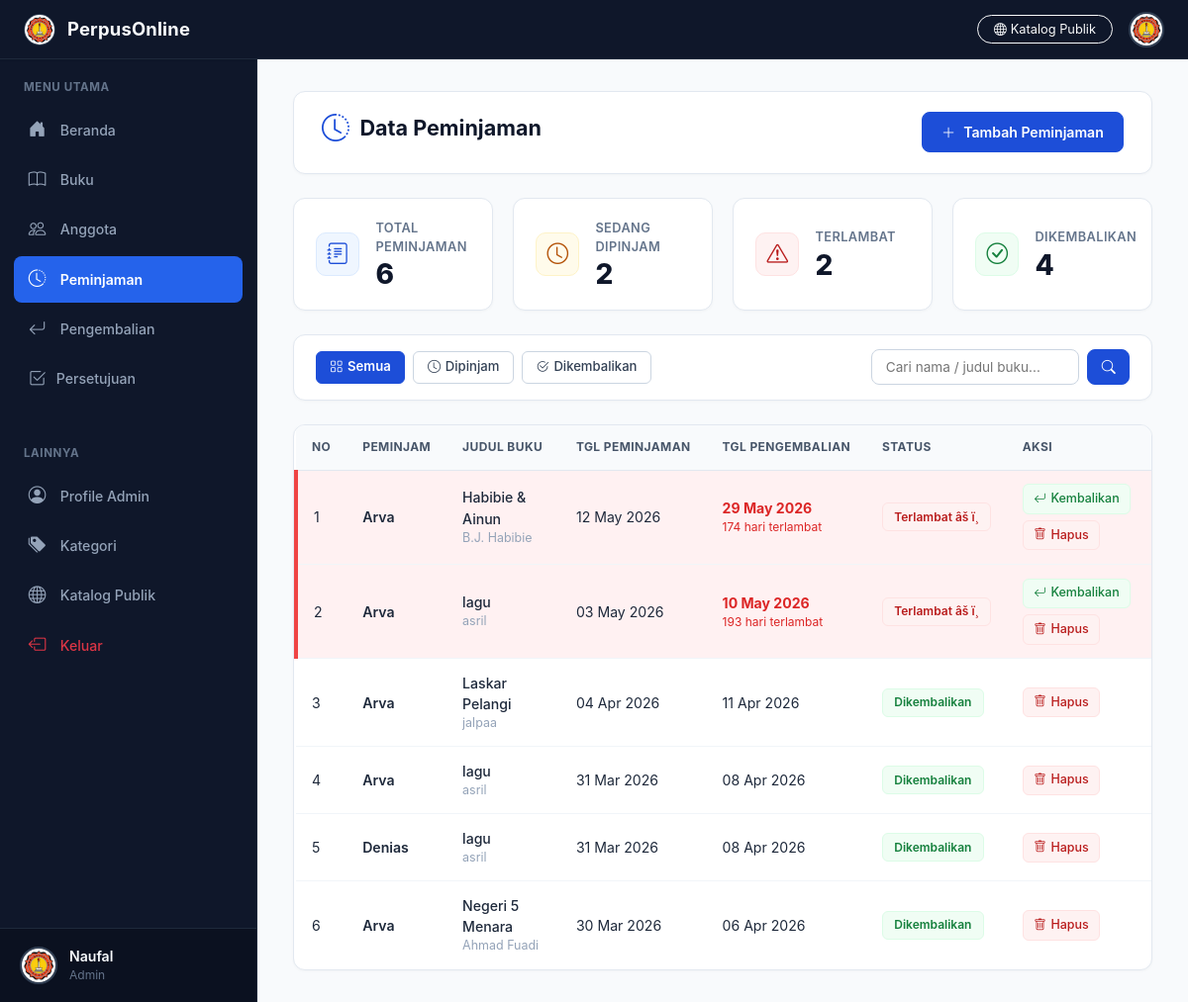
/peminjaman.php (signed in), run on the app's committed database.
### tables this page shows
CREATE TABLE `peminjaman` (
  `id_peminjaman` int NOT NULL AUTO_INCREMENT,
  `id_user` int NOT NULL,
  `id_buku` int NOT NULL,
  `tanggal_peminjaman` date NOT NULL,
  `tanggal_pengembalian` date NOT NULL,
  `status_peminjaman` enum('dipinjam','dikembalikan') NOT NULL,
  PRIMARY KEY (`id_peminjaman`)
);

CREATE TABLE `user` (
  `id_user` int NOT NULL AUTO_INCREMENT,
  `nama` varchar(255) NOT NULL,
  `nis` varchar(20) DEFAULT NULL,
  `username` varchar(255) NOT NULL,
  `password` varchar(255) NOT NULL,
  `email` varchar(255) NOT NULL,
  `alamat` varchar(255) NOT NULL,
  `no_hp` int NOT NULL,
  `level` enum('admin','anggota') NOT NULL,
  `foto_profil` varchar(255) DEFAULT NULL,
  PRIMARY KEY (`id_user`)
);

CREATE TABLE `buku` (
  `id_buku` int NOT NULL AUTO_INCREMENT,
  `id_kategori` int NOT NULL,
  `judul_buku` varchar(200) NOT NULL,
  `penulis` varchar(255) NOT NULL,
  `tahun_terbit` varchar(255) NOT NULL,
  `deskripsi` text NOT NULL,
  `cover` varchar(255) DEFAULT NULL,
  `isbn` int NOT NULL,
  `stok` int NOT NULL DEFAULT '1',
  `stok_total` int NOT NULL DEFAULT '1',
  `stok_tersedia` int NOT NULL DEFAULT '1',
  `lokasi_rak` varchar(100) DEFAULT 'Rak A-1',
  PRIMARY KEY (`id_buku`),
  UNIQUE KEY `unique_isbn` (`isbn`),
  KEY `id_kategori` (`id_kategori`),
  CONSTRAINT `buku_ibfk_1` FOREIGN KEY (`id_kategori`) REFERENCES `kategori` (`id_kategori`)
);

### peminjaman.php (the view, shortened to what this page needs)
<?php
$conn = new mysqli("localhost", "root", "", "perpustakaan");
$tabelUser  = null;
$kolomPK    = null;
$kolomNama  = null;
$semuaTabel = [];
$resTabel = $conn->query("SHOW TABLES");
while ($t = $resTabel->fetch_row()) {
    $semuaTabel[] = $t[0];
}
$kandidat = ['users', 'anggota', 'user', 'member', 'pengguna'];
foreach ($kandidat as $k) {
    if (in_array($k, $semuaTabel)) {
        $tabelUser = $k;
        break;
    }
}
if ($tabelUser) {
    $cols = [];
    $resCols = $conn->query("SHOW COLUMNS FROM `$tabelUser`");
    while ($c = $resCols->fetch_assoc()) {
        $cols[] = $c['Field'];
    }
    foreach (['nama', 'name', 'nama_lengkap', 'full_name', 'username'] as $cn) {
        if (in_array($cn, $cols)) {
            $kolomNama = $cn;
            break;
        }
    }
    foreach (['id_user', 'id_anggota', 'id', 'id_member', 'id_pengguna'] as $cp) {
        if (in_array($cp, $cols)) {
            $kolomPK = $cp;
            break;
        }
    }
}
$status_filter = isset($_GET['status']) ? $_GET['status'] : '';
$search        = isset($_GET['search']) ? $conn->real_escape_string(trim($_GET['search'])) : '';
if ($tabelUser && $kolomPK && $kolomNama) {
    $selectNama = "u.$kolomNama AS nama_user";
    $joinStr    = "LEFT JOIN `$tabelUser` u ON p.id_user = u.$kolomPK";
    $searchCond = $search ? " AND (u.$kolomNama LIKE '%$search%' OR b.judul_buku LIKE '%$search%')" : '';
} else {
    $selectNama = "p.id_user AS nama_user";
    $joinStr    = "";
    $searchCond = $search ? " AND b.judul_buku LIKE '%$search%'" : '';
}
$query = "SELECT p.*, $selectNama, b.judul_buku, b.penulis
          FROM peminjaman p
          $joinStr
          LEFT JOIN buku b ON p.id_buku = b.id_buku
          WHERE 1=1";
$query .= $searchCond;
$query .= " ORDER BY p.id_peminjaman DESC";
$result = $conn->query($query);
$total_semua     = $conn->query("SELECT COUNT(*) AS c FROM peminjaman")->fetch_assoc()['c'];
$total_pinjam    = $conn->query("SELECT COUNT(*) AS c FROM peminjaman WHERE status_peminjaman = 'dipinjam'")->fetch_assoc()['c'];
$total_kembali   = $conn->query("SELECT COUNT(*) AS c FROM peminjaman WHERE status_peminjaman = 'dikembalikan'")->fetch_assoc()['c'];
$total_terlambat = $conn->query("SELECT COUNT(*) AS c FROM peminjaman WHERE status_peminjaman = 'dipinjam' AND tanggal_pengembalian < CURDATE()")->fetch_assoc()['c'];
?>
<!DOCTYPE html>
<html lang="id">
<head>
<link href="https://cdn.jsdelivr.net/npm/bootstrap@5.3.2/dist/css/bootstrap.min.css" rel="stylesheet">
<link rel="stylesheet" href="https://cdn.jsdelivr.net/npm/bootstrap-icons@1.11.1/font/bootstrap-icons.css">
<link rel="stylesheet" href="katalog_styles.css">
</head>
<body>
<header class="main-header">
<a href="beranda.php" class="brand">
    <img src="logo 40.jpeg" alt="Logo">
    <span>PerpusOnline</span>
</a>
<div class="search-box">
    <a href="index.php" class="btn btn-outline-light btn-sm rounded-pill px-3 d-none d-sm-inline-flex" style="font-size:0.8rem;">
        <i class="bi bi-globe me-1"></i>Katalog Publik
    </a>
    <img src="logo 40.jpeg" alt="User" class="user-avatar" data-bs-toggle="dropdown">
</div>
</header>
<div class="layout-wrapper">
<aside class="sidebar" id="sidebar">
    <div class="sidebar-section">
        <div class="sidebar-title">Menu Utama</div>
        <div class="nav-item"><a href="beranda.php" class="nav-link"><i class="bi bi-house-door-fill"></i><span>Beranda</span></a></div>
        <div class="nav-item"><a href="buku.php" class="nav-link"><i class="bi bi-book"></i><span>Buku</span></a></div>
        <div class="nav-item"><a href="anggota.php" class="nav-link"><i class="bi bi-people"></i><span>Anggota</span></a></div>
        <div class="nav-item"><a href="peminjaman.php" class="nav-link active"><i class="bi bi-clock-history"></i><span>Peminjaman</span></a></div>
        <div class="nav-item"><a href="pengembalian.php" class="nav-link"><i class="bi bi-arrow-return-left"></i><span>Pengembalian</span></a></div>
        <div class="nav-item">
            <a href="persetujuan_admin.php" class="nav-link d-flex align-items-center justify-content-between">
                <div class="d-flex align-items-center gap-2">
                    <i class="bi bi-check2-square"></i>
                    <span>Persetujuan</span>
                </div>
            </a>
        </div>
    </div>
    <div class="sidebar-section">
        <div class="sidebar-title">Lainnya</div>
        <div class="nav-item"><a href="profile_admin.php" class="nav-link"><i class="bi bi-person-circle"></i><span>Profile Admin</span></a></div>
        <div class="nav-item"><a href="tambah_kategori.php" class="nav-link"><i class="bi bi-tags-fill"></i><span>Kategori</span></a></div>
        <div class="nav-item"><a href="index.php" class="nav-link"><i class="bi bi-globe"></i><span>Katalog Publik</span></a></div>
        <div class="nav-item"><a href="logout.php" class="nav-link text-danger"><i class="bi bi-box-arrow-left"></i><span>Keluar</span></a></div>
    </div>
    <div class="sidebar-user">
        <img src="logo 40.jpeg" alt="User">
        <div class="sidebar-user-info">
            <div class="sidebar-user-name"><?php echo htmlspecialchars($_SESSION['nama']); ?></div>
            <div class="sidebar-user-role"><?php echo htmlspecialchars($_SESSION['level']); ?></div>
        </div>
    </div>
</aside>
<main class="main-content">
<div class="page-header">
    <h1 class="page-title">
        <i class="bi bi-clock-history" style="font-size:1.75rem;"></i>
        Data Peminjaman
    </h1>
    <button class="btn-primary-custom" data-bs-toggle="modal" data-bs-target="#modalTambah">
        <i class="bi bi-plus-lg"></i> Tambah Peminjaman
    </button>
</div>
<div class="stats-grid">
    <div class="stat-card">
        <div class="stat-icon blue"><i class="bi bi-journal-text"></i></div>
        <div>
            <div class="stat-label">Total Peminjaman</div>
            <div class="stat-value"><?= $total_semua ?></div>
        </div>
    </div>
    <div class="stat-card">
        <div class="stat-icon orange"><i class="bi bi-clock"></i></div>
        <div>
            <div class="stat-label">Sedang Dipinjam</div>
            <div class="stat-value"><?= $total_pinjam ?></div>
        </div>
    </div>
    <div class="stat-card">
        <div class="stat-icon red"><i class="bi bi-exclamation-triangle"></i></div>
        <div>
            <div class="stat-label">Terlambat</div>
            <div class="stat-value"><?= $total_terlambat ?></div>
        </div>
    </div>
    <div class="stat-card">
        <div class="stat-icon green"><i class="bi bi-check-circle"></i></div>
        <div>
            <div class="stat-label">Dikembalikan</div>
            <div class="stat-value"><?= $total_kembali ?></div>
        </div>
    </div>
</div>
<div class="filter-bar">
    <a href="peminjaman.php" class="filter-btn <?= $status_filter == '' ? 'active' : '' ?>">
        <i class="bi bi-grid"></i> Semua
    </a>
    <a href="peminjaman.php?status=dipinjam" class="filter-btn orange <?= $status_filter == 'dipinjam' ? 'active' : '' ?>">
        <i class="bi bi-clock"></i> Dipinjam
    </a>
    <a href="peminjaman.php?status=dikembalikan" class="filter-btn green <?= $status_filter == 'dikembalikan' ? 'active' : '' ?>">
        <i class="bi bi-check2-circle"></i> Dikembalikan
    </a>
    <div class="search-filter">
        <form method="GET" style="display:flex;gap:0.5rem;">
            <input type="text" name="search" placeholder="Cari nama / judul buku..." value="<?= htmlspecialchars($search) ?>">
            <button type="submit"><i class="bi bi-search"></i></button>
        </form>
    </div>
</div>
<div class="table-card">
    <div class="table-responsive">
        <table>
            <thead>
                <tr>
                    <th>No</th>
                    <th>Peminjam</th>
                    <th>Judul Buku</th>
                    <th>Tgl Peminjaman</th>
                    <th>Tgl Pengembalian</th>
                    <th>Status</th>
                    <th>Aksi</th>
                </tr>
            </thead>
            <tbody>
                <?php if ($result && $result->num_rows > 0):
                $no = 1;
                while ($row = $result->fetch_assoc()):
                    $terlambat = ($row['status_peminjaman'] === 'dipinjam' && $row['tanggal_pengembalian'] < date('Y-m-d'));
                    if ($terlambat) {
                        $statusLabel = 'Terlambat';
                        $badgeClass = 'badge-terlambat';
                    } elseif ($row['status_peminjaman'] === 'dikembalikan') {
                        $statusLabel = 'Dikembalikan';
                        $badgeClass = 'badge-dikembalikan';
                    } else {
                        $statusLabel = 'Dipinjam';
                        $badgeClass = 'badge-dipinjam';
                    }
                ?>
                <tr class="<?= $terlambat ? 'row-terlambat' : '' ?>">
                    <td><?= $no++ ?></td>
                    <td>
                        <div style="font-weight:600;">
                            <?php
                            $namaUser = $row['nama_user'] ?? null;
                            echo $namaUser ? htmlspecialchars($namaUser) : '<span style="color:#94a3b8;">User #' . $row['id_user'] . '</span>';
                            ?>
                        </div>
                    </td>
                    <td>
                        <div style="font-weight:500;"><?= htmlspecialchars($row['judul_buku'] ?? '-') ?></div>
                        <div style="font-size:0.78rem;color:#94a3b8;"><?= htmlspecialchars($row['penulis'] ?? '') ?></div>
                    </td>
                    <td><?= date('d M Y', strtotime($row['tanggal_peminjaman'])) ?></td>
                    <td>
                        <?php if ($terlambat):
                            $hariLambat = (int)((strtotime('now') - strtotime($row['tanggal_pengembalian'])) / 86400);
                        ?>
                            <span style="color:#dc2626;font-weight:700;"><?= date('d M Y', strtotime($row['tanggal_pengembalian'])) ?></span>
                            <div style="font-size:0.75rem;color:#dc2626;"><?= $hariLambat ?> hari terlambat</div>
                        <?php else: ?>
                            <?= date('d M Y', strtotime($row['tanggal_pengembalian'])) ?>
                        <?php endif; ?>
                    </td>
                    <td>
                        <span class="badge-status <?= $badgeClass ?>">
                            <?= $statusLabel ?> <?= $terlambat ? 'âš ï¸' : '' ?>
                        </span>
                    </td>
                    <td>
                        <div style="display:flex;gap:0.4rem;flex-wrap:wrap;">
                            <?php if ($row['status_peminjaman'] === 'dipinjam'): ?>
                                <a href="peminjaman.php?kembalikan=<?= $row['id_peminjaman'] ?>"
                                   class="btn-action btn-kembali"
                                   onclick="return confirm('Konfirmasi pengembalian buku ini?')">
                                    <i class="bi bi-arrow-return-left"></i> Kembalikan
                                </a>
                            <?php endif; ?>
                            <a href="peminjaman.php?hapus=<?= $row['id_peminjaman'] ?>"
                               class="btn-action btn-hapus"
                               onclick="return confirm('Yakin hapus data peminjaman ini?')">
                                <i class="bi bi-trash"></i> Hapus
                            </a>
                        </div>
                    </td>
                </tr>
                <?php endwhile; endif; ?>
            </tbody>
        </table>
    </div>
</div>
</main>
</div>
</body>
</html>

### katalog_styles.css (style rules this page uses)
:root { --primary: #1d4ed8; --primary-hover: #1e40af; --primary-light: #eff6ff; --success: #15803d; --success-light: #dcfce7; --warning: #b45309; --warning-light: #fef3c7; --danger: #b91c1c; --danger-light: #fee2e2; --slate-900: #0f172a; --slate-800: #1e293b; --slate-700: #334155; --slate-600: #475569; --slate-100: #f1f5f9; --slate-50: #f8fafc; }
tr.row-terlambat td { background-color: #fff1f2 !important; }
tr.row-terlambat td:first-child { border-left: 4px solid #ef4444; }

### data on the page
peminjaman: id_user.nama "Arva", id_buku.judul_buku "Habibie & Ainun", id_buku.penulis "B.J. Habibie", tanggal_peminjaman "12 May 2026", tanggal_pengembalian "29 May 2026", tanggal_pengembalian "174", statusLabel "Terlambat", shows "âš ï¸"
peminjaman: id_user.nama "Arva", id_buku.judul_buku "lagu", id_buku.penulis "asril", tanggal_peminjaman "03 May 2026", tanggal_pengembalian "10 May 2026", tanggal_pengembalian "193", statusLabel "Terlambat", shows "âš ï¸"
peminjaman: id_user.nama "Arva", id_buku.judul_buku "Laskar Pelangi", id_buku.penulis "jalpaa", tanggal_peminjaman "04 Apr 2026", tanggal_pengembalian "11 Apr 2026", status_peminjaman "Dikembalikan"
peminjaman: id_user.nama "Arva", id_buku.judul_buku "lagu", id_buku.penulis "asril", tanggal_peminjaman "31 Mar 2026", tanggal_pengembalian "08 Apr 2026", status_peminjaman "Dikembalikan"
peminjaman: id_user.nama "Denias", id_buku.judul_buku "lagu", id_buku.penulis "asril", tanggal_peminjaman "31 Mar 2026", tanggal_pengembalian "08 Apr 2026", status_peminjaman "Dikembalikan"
peminjaman: id_user.nama "Arva", id_buku.judul_buku "Negeri 5 Menara", id_buku.penulis "Ahmad Fuadi", tanggal_peminjaman "30 Mar 2026", tanggal_pengembalian "06 Apr 2026", status_peminjaman "Dikembalikan"

### other printed values
$_SESSION['nama'] "Naufal"
$_SESSION['level'] "Admin"
$total_semua "6"
$total_pinjam "2"
$total_terlambat "2"
$total_kembali "4"
